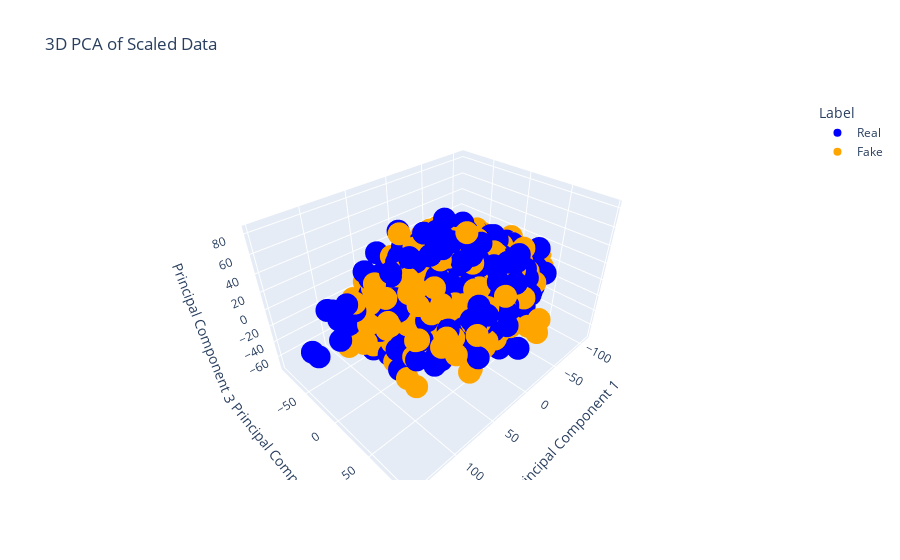

Write notebook code for a chart like this one.
### Code cell
# Apply PCA with 3 components
pca = PCA(n_components=3)
X_pca = pca.fit_transform(X_scaled)



df_pca = pd.DataFrame(X_pca, columns=['PC1', 'PC2', 'PC3'])
df_pca['Label'] = ['Real' if label == 'real' else 'Fake' for label in y]

# Plot using Plotly
fig = px.scatter_3d(df_pca, x='PC1', y='PC2', z='PC3', 
                    color='Label', 
                    color_discrete_map={'Real': 'blue', 'Fake': 'orange'},
                    title='3D PCA of Scaled Data')

# Customize axes labels
fig.update_layout(scene=dict(
    xaxis_title='Principal Component 1',
    yaxis_title='Principal Component 2',
    zaxis_title='Principal Component 3'
))

# Show plot
fig.show()

### Figure 1 — Plotly figure (JSON) as saved in the notebook; plotly's stock layout.template omitted (floating-point values rounded to 4 significant figures; data arrays with more than 128 entries replaced by an {"elided": "..."} marker saying what was removed)
{"data": [{"hovertemplate": "Label=Real<br>PC1=%{x}<br>PC2=%{y}<br>PC3=%{z}<extra></extra>", "legendgroup": "Real", "marker": {"color": "blue", "symbol": "circle"}, "mode": "markers", "name": "Real", "scene": "scene", "showlegend": true, "type": "scatter3d", "x": {"elided": "1081 float values"}, "y": {"elided": "1081 float values"}, "z": {"elided": "1081 float values"}}, {"hovertemplate": "Label=Fake<br>PC1=%{x}<br>PC2=%{y}<br>PC3=%{z}<extra></extra>", "legendgroup": "Fake", "marker": {"color": "orange", "symbol": "circle"}, "mode": "markers", "name": "Fake", "scene": "scene", "showlegend": true, "type": "scatter3d", "x": {"elided": "960 float values"}, "y": {"elided": "960 float values"}, "z": {"elided": "960 float values"}}], "layout": {"legend": {"title": {"text": "Label"}, "tracegroupgap": 0}, "scene": {"domain": {"x": [0, 1], "y": [0, 1]}, "xaxis": {"title": {"text": "Principal Component 1"}}, "yaxis": {"title": {"text": "Principal Component 2"}}, "zaxis": {"title": {"text": "Principal Component 3"}}}, "title": {"text": "3D PCA of Scaled Data"}}}
